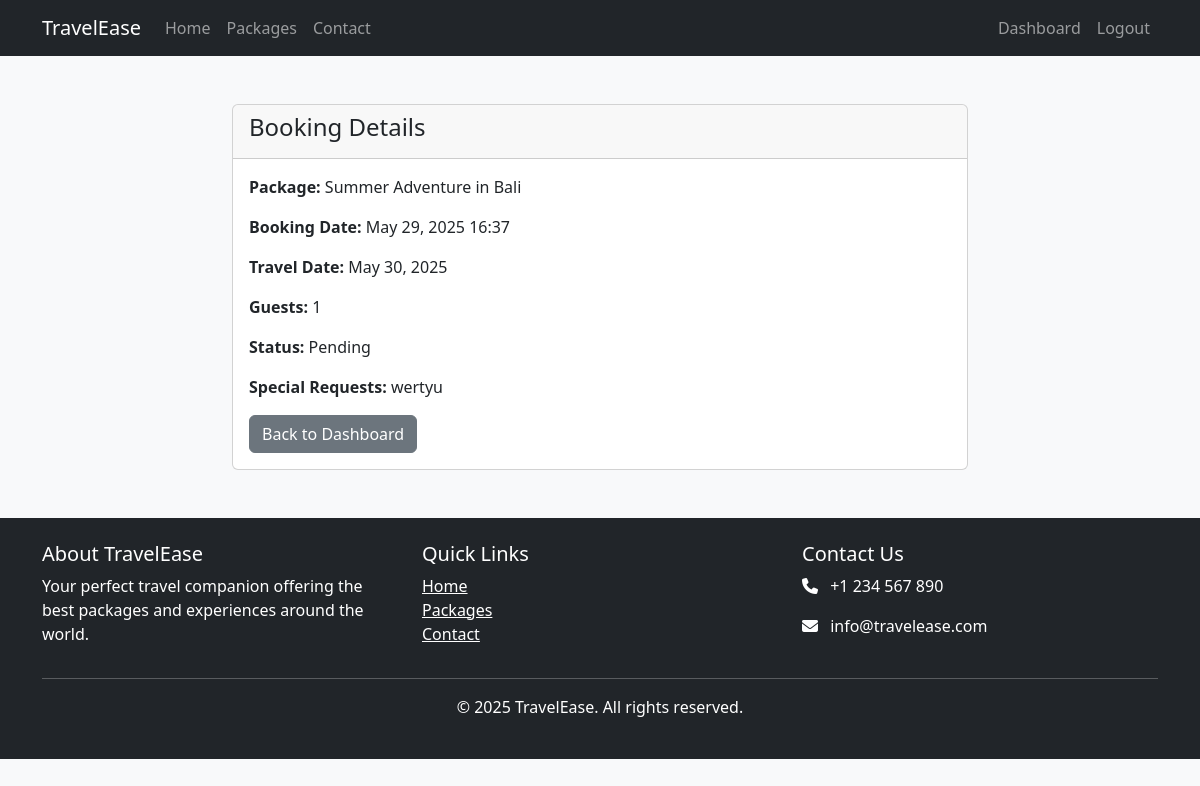
The app's page /bookings/view/2/ (signed in) with its own data.
### myapp/models.py (models this page shows, shortened)
class Booking(models.Model):
    STATUS_CHOICES = [
        ('pending', 'Pending'),
        ('confirmed', 'Confirmed'),
        ('cancelled', 'Cancelled'),
        ('completed', 'Completed'),
    ]
    user = models.ForeignKey(User, on_delete=models.CASCADE)
    package = models.ForeignKey(Package, on_delete=models.CASCADE)
    booking_date = models.DateTimeField(default=timezone.now)
    travel_date = models.DateField()
    status = models.CharField(max_length=20, choices=STATUS_CHOICES, default='pending')
    guests = models.PositiveIntegerField(default=1)
    special_requests = models.TextField(blank=True, null=True)

class Package(models.Model):
    name = models.CharField(max_length=100)
    destinations = models.ManyToManyField(Destination)
    description = models.TextField()
    price = models.DecimalField(max_digits=10, decimal_places=2)
    duration = models.CharField(max_length=50)
    image = models.ImageField(upload_to='packages/')
    created_at = models.DateTimeField(default=timezone.now)

### myapp/views.py (the view)
# urls.py: path('bookings/view/<int:pk>/', views.view_booking_view, name='view_booking'),
@login_required
def view_booking_view(request, pk):
    booking = get_object_or_404(Booking, pk=pk, user=request.user)
    return render(request, 'myapp/booking_detail.html', {'booking': booking})

### myapp/templates/myapp/booking_detail.html (shortened to what this page needs)
{% extends 'myapp/base.html' %}
{% block content %}
<div class="container py-5">
    <div class="row justify-content-center">
        <div class="col-md-8">
            <div class="card">
                <div class="card-header">
                    <h4>Booking Details</h4>
                </div>
                <div class="card-body">
                    <p><strong>Package:</strong> {{ booking.package.name }}</p>
                    <p><strong>Booking Date:</strong> {{ booking.booking_date|date:"M d, Y H:i" }}</p>
                    <p><strong>Travel Date:</strong> {{ booking.travel_date|date:"M d, Y" }}</p>
                    <p><strong>Guests:</strong> {{ booking.guests }}</p>
                    <p><strong>Status:</strong> {{ booking.get_status_display }}</p>
                    <p><strong>Special Requests:</strong> {{ booking.special_requests|default:'None' }}</p>
                    <a href="{% url 'dashboard' %}" class="btn btn-secondary">Back to Dashboard</a>
                </div>
            </div>
        </div>
    </div>
</div>
{% endblock %}

### myapp/static/css/style.css (style rules this page uses)
:root { --primary-color: #3498db; --secondary-color: #2ecc71; --dark-color: #2c3e50; --light-color: #ecf0f1; }
body { font-family: 'Segoe UI', Tahoma, Geneva, Verdana, sans-serif; background-color: #f8f9fa; color: #333; }

### records on screen
Booking: package.name "Summer Adventure in Bali", booking_date "May 29, 2025 16:37", travel_date "May 30, 2025", guests "1", status "Pending", special_requests "wertyu"
